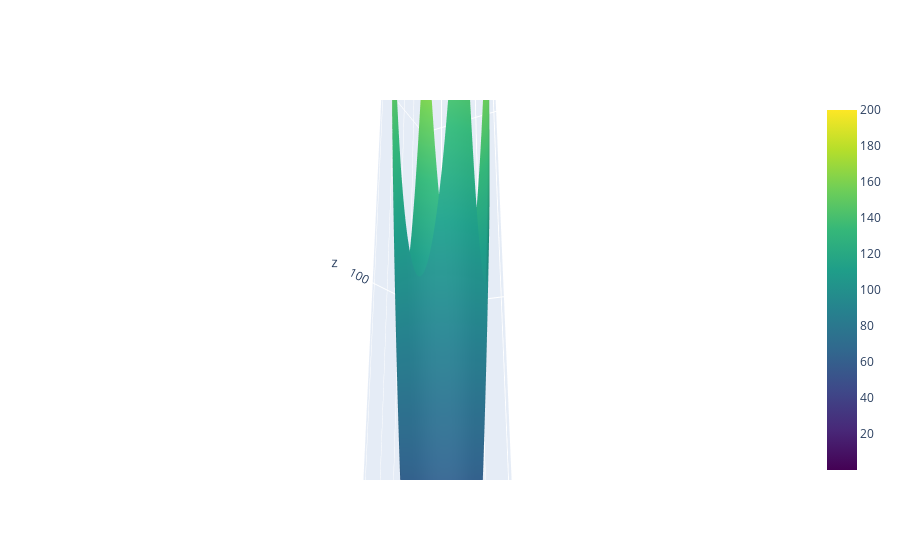

The code cell stored with this chart in its notebook:
### Code cell
import plotly.graph_objects as go
import numpy as np

# Define the equation: x + y = z
def equation(x, y):
    return x**2 + y**2

# Create a grid of x and y values
x_values = np.linspace(-10, 10, 100)
y_values = np.linspace(-10, 10, 100)

# Create a meshgrid from x and y values
X, Y = np.meshgrid(x_values, y_values)

# Calculate corresponding z values using the equation
Z = equation(X, Y)

# Create an interactive 3D scatter plot
fig = go.Figure()

# Scatter plot for the surface
fig.add_trace(go.Surface(z=Z, x=X, y=Y, colorscale='Viridis'))

# Scatter plot for the highlighted point
highlight_x = 5
highlight_y = 4
highlight_z = equation(highlight_x, highlight_y)
fig.add_trace(go.Scatter3d(x=[highlight_x], y=[highlight_y], z=[highlight_z],
                           mode='markers', marker=dict(size=10, color='red')))

# Set layout
fig.update_layout(scene=dict(aspectmode='data'),
                  scene_camera=dict(eye=dict(x=1.87, y=0.88, z=-0.64)))

# Show the plot
fig.show()

### Figure 1 — Plotly figure (JSON) as saved in the notebook; plotly's stock layout.template omitted (floating-point values rounded to 4 significant figures; data arrays with more than 128 entries replaced by an {"elided": "..."} marker saying what was removed)
{"data": [{"colorscale": [[0, "#440154"], [0.1111, "#482878"], [0.2222, "#3e4989"], [0.3333, "#31688e"], [0.4444, "#26828e"], [0.5556, "#1f9e89"], [0.6667, "#35b779"], [0.7778, "#6ece58"], [0.8889, "#b5de2b"], [1, "#fde725"]], "type": "surface", "x": {"elided": "100x100 float values"}, "y": {"elided": "100x100 float values"}, "z": {"elided": "100x100 float values"}}, {"marker": {"color": "red", "size": 10}, "mode": "markers", "type": "scatter3d", "x": [5], "y": [4], "z": [41]}], "layout": {"scene": {"aspectmode": "data", "camera": {"eye": {"x": 1.87, "y": 0.88, "z": -0.64}}}}}
